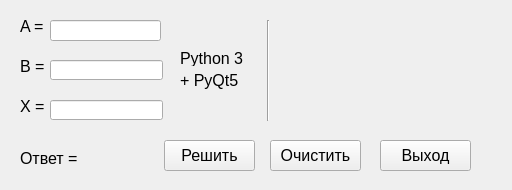
<?xml version="1.0" encoding="UTF-8"?>
<ui version="4.0">
 <class>Form</class>
 <widget class="QWidget" name="Form">
  <property name="geometry">
   <rect>
    <x>0</x>
    <y>0</y>
    <width>512</width>
    <height>190</height>
   </rect>
  </property>
  <property name="font">
   <font>
    <pointsize>12</pointsize>
   </font>
  </property>
  <property name="windowTitle">
   <string>Form</string>
  </property>
  <widget class="QLineEdit" name="lineEdit">
   <property name="geometry">
    <rect>
     <x>50</x>
     <y>20</y>
     <width>111</width>
     <height>21</height>
    </rect>
   </property>
  </widget>
  <widget class="QLabel" name="label">
   <property name="geometry">
    <rect>
     <x>20</x>
     <y>20</y>
     <width>47</width>
     <height>13</height>
    </rect>
   </property>
   <property name="text">
    <string>A = </string>
   </property>
  </widget>
  <widget class="QLabel" name="label_2">
   <property name="geometry">
    <rect>
     <x>20</x>
     <y>60</y>
     <width>47</width>
     <height>13</height>
    </rect>
   </property>
   <property name="text">
    <string>B = </string>
   </property>
  </widget>
  <widget class="QLabel" name="label_3">
   <property name="geometry">
    <rect>
     <x>20</x>
     <y>100</y>
     <width>47</width>
     <height>13</height>
    </rect>
   </property>
   <property name="text">
    <string>X = </string>
   </property>
  </widget>
  <widget class="QLineEdit" name="lineEdit_2">
   <property name="geometry">
    <rect>
     <x>50</x>
     <y>60</y>
     <width>113</width>
     <height>20</height>
    </rect>
   </property>
  </widget>
  <widget class="QLineEdit" name="lineEdit_3">
   <property name="geometry">
    <rect>
     <x>50</x>
     <y>100</y>
     <width>113</width>
     <height>20</height>
    </rect>
   </property>
  </widget>
  <widget class="QLabel" name="label_4">
   <property name="geometry">
    <rect>
     <x>20</x>
     <y>150</y>
     <width>121</width>
     <height>16</height>
    </rect>
   </property>
   <property name="text">
    <string>Ответ = </string>
   </property>
  </widget>
  <widget class="Line" name="line">
   <property name="geometry">
    <rect>
     <x>260</x>
     <y>20</y>
     <width>16</width>
     <height>101</height>
    </rect>
   </property>
   <property name="orientation">
    <enum>Qt::Vertical</enum>
   </property>
  </widget>
  <widget class="QLabel" name="label_img">
   <property name="geometry">
    <rect>
     <x>280</x>
     <y>20</y>
     <width>181</width>
     <height>101</height>
    </rect>
   </property>
   <property name="text">
    <string/>
   </property>
  </widget>
  <widget class="QLabel" name="label_6">
   <property name="geometry">
    <rect>
     <x>180</x>
     <y>50</y>
     <width>71</width>
     <height>16</height>
    </rect>
   </property>
   <property name="text">
    <string>Python 3</string>
   </property>
  </widget>
  <widget class="QLabel" name="label_7">
   <property name="geometry">
    <rect>
     <x>180</x>
     <y>70</y>
     <width>71</width>
     <height>21</height>
    </rect>
   </property>
   <property name="text">
    <string>+ PyQt5</string>
   </property>
  </widget>
  <widget class="QPushButton" name="pushButton">
   <property name="geometry">
    <rect>
     <x>164</x>
     <y>140</y>
     <width>91</width>
     <height>31</height>
    </rect>
   </property>
   <property name="text">
    <string>Решить</string>
   </property>
  </widget>
  <widget class="QPushButton" name="pushButton_2">
   <property name="geometry">
    <rect>
     <x>270</x>
     <y>140</y>
     <width>91</width>
     <height>31</height>
    </rect>
   </property>
   <property name="text">
    <string>Очистить</string>
   </property>
  </widget>
  <widget class="QPushButton" name="pushButton_3">
   <property name="geometry">
    <rect>
     <x>380</x>
     <y>140</y>
     <width>91</width>
     <height>31</height>
    </rect>
   </property>
   <property name="text">
    <string>Выход</string>
   </property>
  </widget>
 </widget>
 <resources/>
 <connections/>
</ui>
